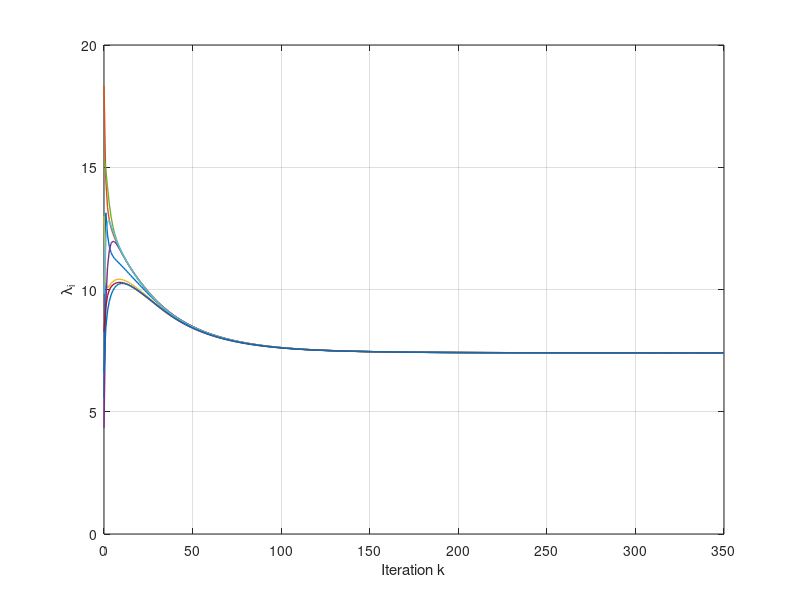
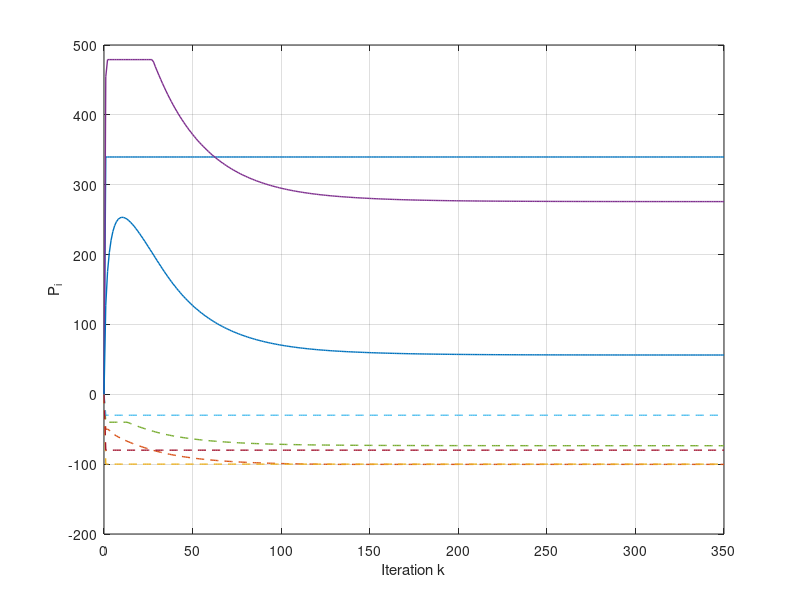
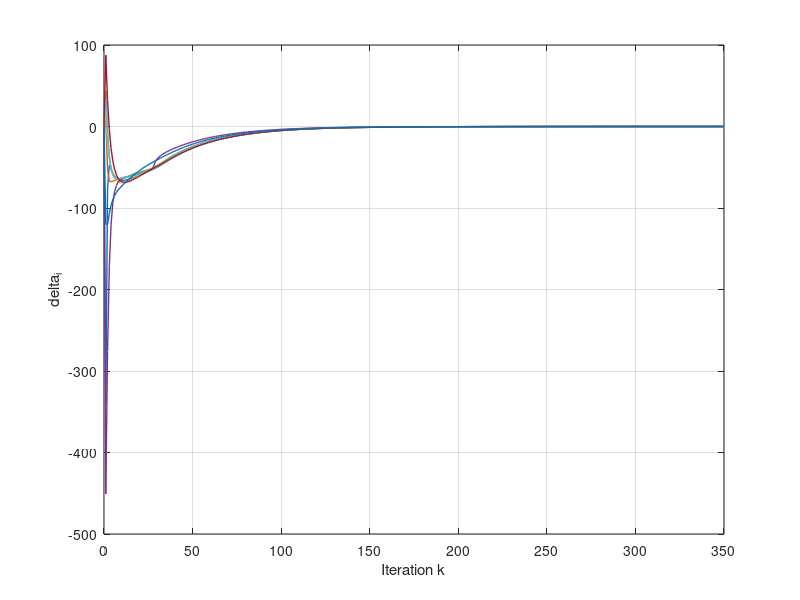

The MATLAB source for these figures, in order:
clear;clc;
n = 8;

% weight matrix
W = [
     2/8, 3/8, 3/8, 0/8, 0/8, 0/8, 0/8, 0/8;
     1/8, 4/8, 0/8, 1/8, 1/8, 1/8, 0/8, 0/8;
     2/8, 0/8, 2/8, 0/8, 0/8, 0/8, 2/8, 2/8;
     0/8, 4/8, 0/8, 4/8, 0/8, 0/8, 0/8, 0/8;
     0/8, 4/8, 0/8, 0/8, 4/8, 0/8, 0/8, 0/8;
     0/8, 4/8, 0/8, 0/8, 0/8, 4/8, 0/8, 0/8;
     0/8, 0/8, 4/8, 0/8, 0/8, 0/8, 4/8, 0/8;
     0/8, 0/8, 4/8, 0/8, 0/8, 0/8, 0/8, 4/8;
    ];
 
a = [0.0024, 0.0545, 0.0877, 0.0056, 0.0547, 0.1041, 0.0870, 0.0072];
b = [5.56, 18.43, 13.17, 4.32, 15.46, 10.03, 8.45, 6.60];
p_min = [60, 50, 100, 25, 40, 30, 80, 28];
p_max = [339.69, 100.34, 159.13, 479.10, 80.56, 123.98, 109.55, 290.4];

% Initialize
lambda_state = zeros(1, n);
P_state = zeros(1, n);
delta_state = zeros(1, n);
for i = 1 : 1 : n
    if i == 1 || i == 4 || i == 8
        lambda_state(i) = 2 * a(i) + b(i);
    else
        lambda_state(i) = -2 * a(i) + b(i);
    end
end

% save data for output result
for i = 1 : 1 : n
    Lambda{i} = lambda_state(i);
    P_axis{i} = 0;
    Delta{i} = 0;
end
k_axis = 0;
delta_p = 0;
social_welfare = 0;

eta = 0.001;
k_max = 350;

for k = 1 : 1 : k_max

    % lambda iteration
    for i = 1 : 1 : n
        sigma = 0;
        for j = 1 : 1 : n
            sigma = sigma + W(i, j) * lambda_state(j);
        end
        lambda_state(i) = sigma + eta * delta_state(i);

        Lambda{i}(end + 1) = lambda_state(i);
    end

    % power update
    for i = 1 : 1 : n
        tmp = 0;
        if i == 1 || i == 4 || i == 8
            tmp = (lambda_state(i) - b(i)) / (2 * a(i));
        else
            tmp = (b(i) - lambda_state(i)) / (2 * a(i));
        end
        if tmp < p_min(i)
            P_state(i) = p_min(i);
        elseif tmp > p_max(i)
            P_state(i) = p_max(i);
        else
            P_state(i) = tmp;
        end
        P_axis{i}(end + 1) = P_state(i);
    end

    % delta iteration
    for i = 1 : 1 : n
        sigma = 0;
        for j = 1 : 1 : n
            sigma = sigma + W(i, j) * delta_state(j);
        end
        if i == 1 || i == 4 || i == 8
            delta_state(i) = sigma + P_axis{i}(end - 1) - P_axis{i}(end);
        else
            delta_state(i) = sigma + P_axis{i}(end) - P_axis{i}(end - 1);
        end
        Delta{i}(end + 1) = delta_state(i);
    end
    
    k_axis(end + 1) = k;
end

figure(1);
for i = 1 : 1 : n
    plot(k_axis, Lambda{i}, 'lineWidth', 1);
    grid on;
    hold on;
end
xlabel('Iteration k');
ylabel('\lambda_{i}');

figure(2);
for i = 1 : 1 : n
    if i == 1 || i == 4 || i == 8
        plot(k_axis, P_axis{i}, 'lineWidth', 1);
        hold on;
    else
        plot(k_axis, -P_axis{i}, 'lineWidth', 1, 'linestyle', '--');
        hold on;
        grid on;
    end
end
xlabel('Iteration k');
ylabel('P_{i}');

figure(3);
for i = 1 : 1 : n
    plot(k_axis, Delta{i}, 'lineWidth', 1);
    hold on;
    grid on;
end
xlabel('Iteration k');
ylabel('delta_{i}');